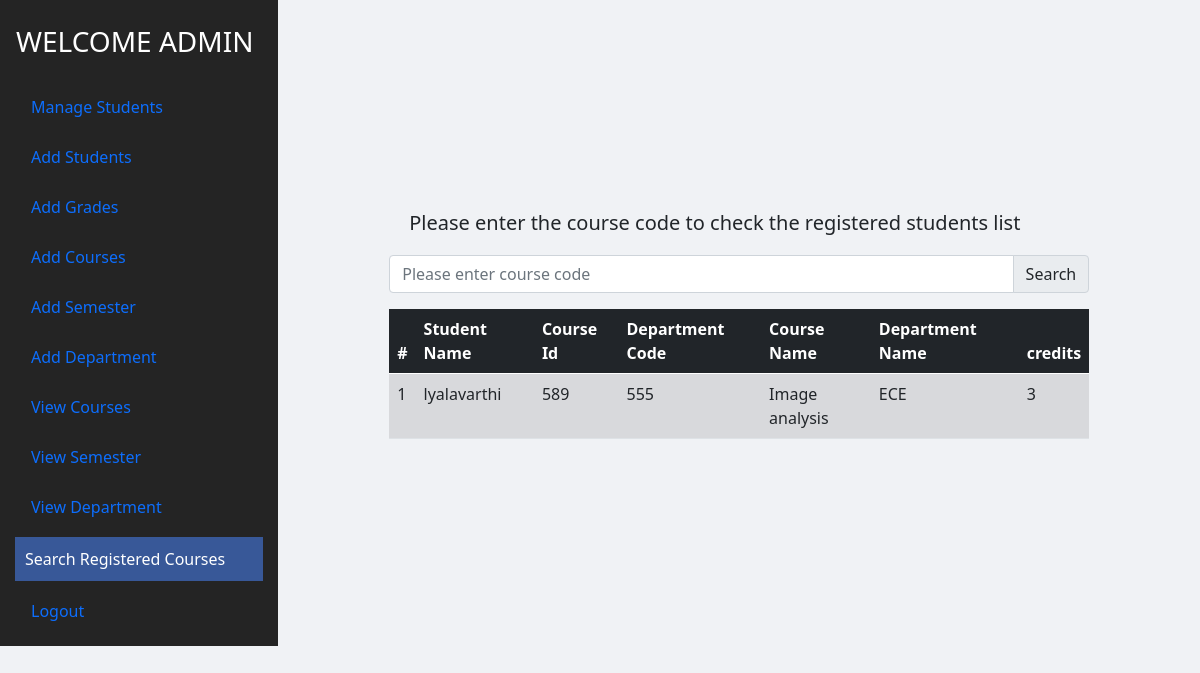
Screenshot of /registration-system/admin/search-registeredcourses.php (signed in) with the database file from the repository.
### tables this page shows
CREATE TABLE `courses` (
  `code` int(11) NOT NULL,
  `dcode` int(11) NOT NULL,
  `name` varchar(255) NOT NULL,
  `professorname` varchar(255) NOT NULL,
  `description` text DEFAULT NULL,
  `credits` int(11) NOT NULL,
  `CreatedDate` timestamp NULL DEFAULT current_timestamp(),
  `updatedDate` timestamp NULL DEFAULT current_timestamp()
);

CREATE TABLE `department` (
  `dcode` int(11) NOT NULL,
  `dname` varchar(255) NOT NULL,
  `dcreationDate` timestamp NULL DEFAULT current_timestamp()
);

### registration-system/admin/search-registeredcourses.php (the view, shortened to what this page needs)
<?php
$count = "";
$coursename="";
include "../shared/database.php";
if (empty($_SESSION['aname'])) {
    header('location:index.php');
} else {
    if (isset($_POST['submit'])) {
        $coursename = $_POST['coursename'];
        if ($coursename) {
            $result = mysqli_query($con, "select * from `registered-courses` join courses on courses.code=`registered-courses`.`courseCode` join department on department.dcode=`registered-courses`.`departmentCode` join semester on semester.semcode=`registered-courses`.`semesterCode` where `registered-courses`.`courseCode`='$coursename'");
            $count =  mysqli_num_rows($result);
        } else {
            $result = mysqli_query($con, "select * from `registered-courses` join courses on courses.code=`registered-courses`.`courseCode` join department on department.dcode=`registered-courses`.`departmentCode` join semester on semester.semcode=`registered-courses`.`semesterCode`");
            $count =  mysqli_num_rows($result);
        }
    } else {
        $result = mysqli_query($con, "select * from `registered-courses` join courses on courses.code=`registered-courses`.`courseCode` join department on department.dcode=`registered-courses`.`departmentCode` join semester on semester.semcode=`registered-courses`.`semesterCode`");
        $count =  mysqli_num_rows($result);
    }
?>
    <?php include "../shared/header.php" ?>
    <div style="display:flex;">
        <?php if ($_SESSION['aname'] != "") {
            include '../shared/admin-menubar.php';
        }
        ?>
        <div style="margin:auto;width:700px;">
        <h5 style="margin:0px!important;padding:20px">Please enter the course code to check the registered students list</h5>
            <form method="post">
                <div class="input-group mb-3">
                    <input type="text" name="coursename" class="form-control" placeholder="Please enter course code" value="<?php echo $coursename?>">
                    <button class="input-group-text" name="submit">Search</button>
            </form>
        </div>
        <?php if ($count == 0) {
        ?>
            <div class="alert alert-danger" role="alert">
                No courses Available
            </div>
        <?php } else {
        ?>
            <table class="table">
                <thead class="table-dark">
                    <tr>
                        <th scope="col">#</th>
                        <th scope="col">Student Name</th>
                        <th scope="col">Course Id</th>
                        <th scope="col">Department Code</th>
                        <th scope="col">Course Name</th>
                        <th scope="col">Department Name</th>
                        <th scope="col">credits</th>
                    </tr>
                </thead>
                <tbody>
                    <?php
                    $count = 1;
                    while ($row = mysqli_fetch_array($result)) {
                    ?>
                        <tr class="table-active">
                            <td><?php echo $count; ?></td>
                            <td><?php echo $row['studentname'] ?></td>
                            <td><?php echo $row['code'] ?></td>
                            <td><?php echo $row['dcode']; ?></td>
                            <td><?php echo $row['name']; ?></td>
                            <td><?php echo $row['dname']; ?></td>
                            <td><?php echo $row['credits']; ?></td>
                        </tr>
                    <?php
                        $count++;
                    } ?>
                </tbody>
            </table>
        <?php } ?>
    </div>
    </html>
<?php } ?>

### rows the page displays
registered-courses: studentname "lyalavarthi", courses.code "589", department.dcode "555", courses.name "Image analysis", department.dname "ECE", courses.credits "3"

### other values shown
$_SESSION['aname'] "ADMIN"
